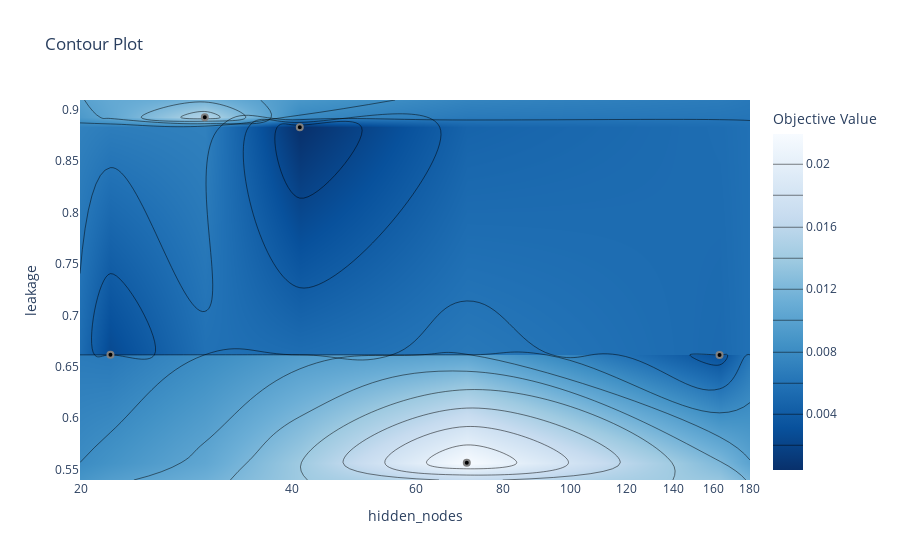

Notebook source saved alongside this figure:
### Code cell
contour_plot = vis.plot_contour(study_pyrcn, params=["hidden_nodes", "leakage"])
contour_plot.show()

### Figure 1 — Plotly figure (JSON) as saved in the notebook; plotly's stock layout.template omitted (floating-point values rounded to 4 significant figures)
{"data": [{"colorbar": {"title": {"text": "Objective Value"}}, "colorscale": [[0, "rgb(247,251,255)"], [0.125, "rgb(222,235,247)"], [0.25, "rgb(198,219,239)"], [0.375, "rgb(158,202,225)"], [0.5, "rgb(107,174,214)"], [0.625, "rgb(66,146,198)"], [0.75, "rgb(33,113,181)"], [0.875, "rgb(8,81,156)"], [1, "rgb(8,48,107)"]], "connectgaps": true, "contours": {"coloring": "heatmap"}, "hoverinfo": "none", "line": {"smoothing": 1.3}, "reversescale": true, "type": "contour", "x": [19.9, 22, 30, 41, 71, 163, 180.2], "y": [0.5399, 0.5567, 0.6615, 0.6616, 0.8828, 0.8926, 0.9094], "z": [[null, null, null, null, null, null, null], [null, null, null, null, 0.02193, null, null], [null, null, null, null, null, 0.003169, null], [null, 0.002468, null, null, null, null, null], [null, null, null, 0.000418, null, null, null], [null, null, 0.01522, null, null, null, null], [null, null, null, null, null, null, null]]}, {"marker": {"color": "black", "line": {"color": "Grey", "width": 2}}, "mode": "markers", "showlegend": false, "type": "scatter", "x": [41, 163, 22, 30, 71], "y": [0.8828, 0.6615, 0.6616, 0.8926, 0.5567]}], "layout": {"title": {"text": "Contour Plot"}, "xaxis": {"range": [1.299, 2.256], "title": {"text": "hidden_nodes"}, "type": "log"}, "yaxis": {"range": [0.5399, 0.9094], "title": {"text": "leakage"}}}}
